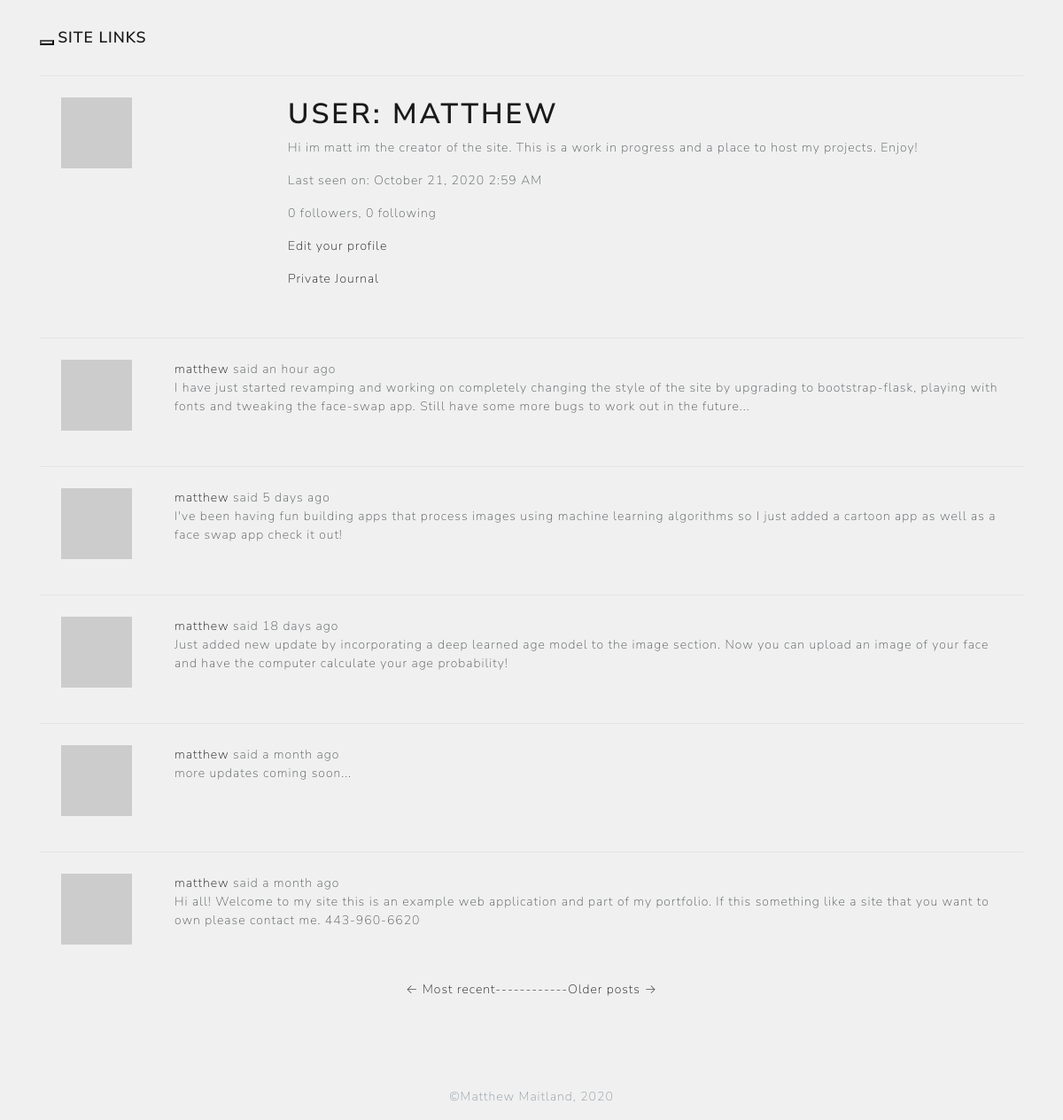
Page /user/matthew (signed in) on the earlier database version.
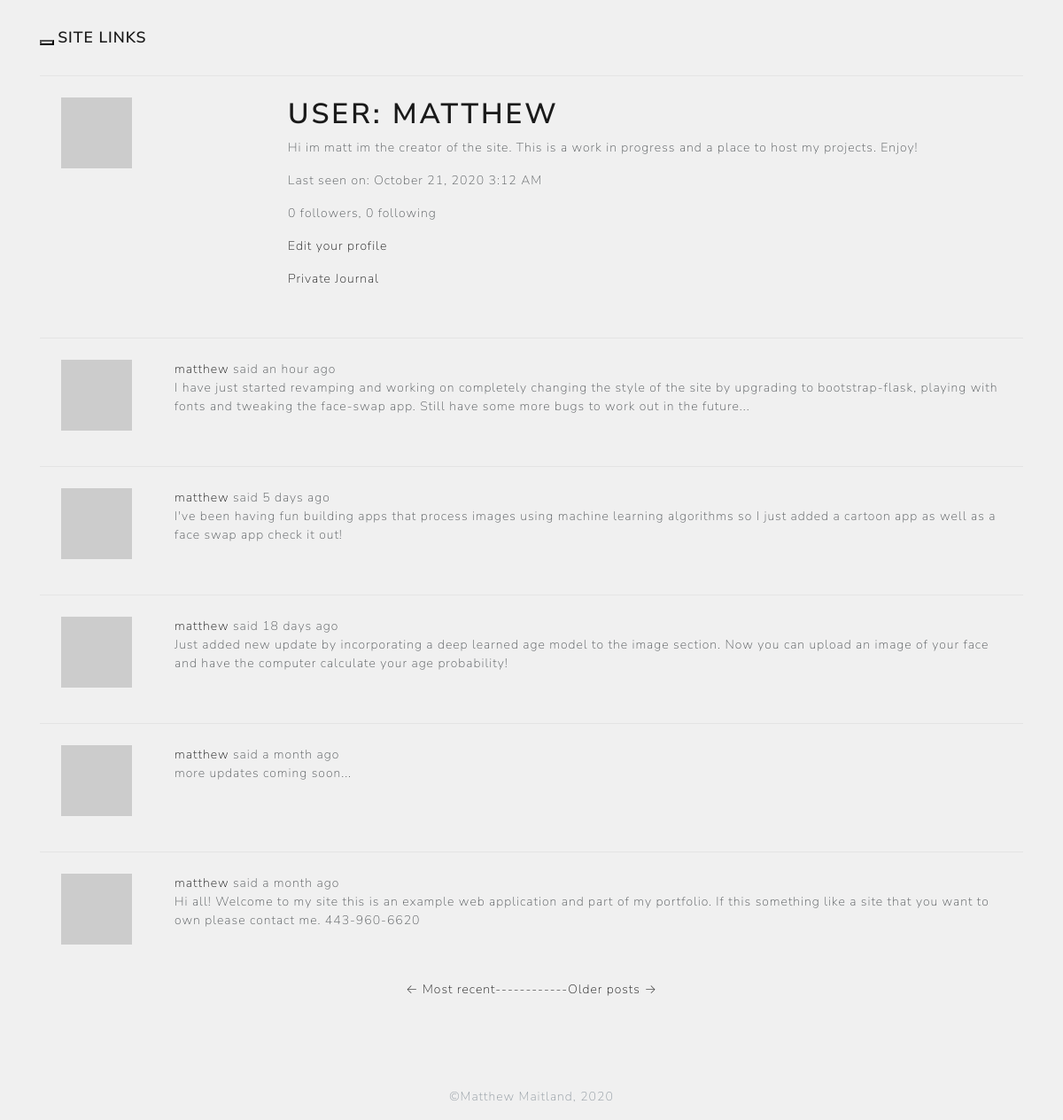
Same page on the later database version.
### app/models.py (models this page shows, shortened)
class PaginatedAPIMixin(object):
    @staticmethod
    def to_collection_dict(query, page, per_page, endpoint, **kwargs):
        resources = query.paginate(page, per_page, False)
        data = {
            'items': [item.to_dict() for item in resources.items],
            '_meta': {
                'page': page,
                'per_page': per_page,
                'total_pages': resources.pages,
                'total_items': resources.total
            },
            '_links': {
                'self': url_for(endpoint, page=page, per_page=per_page,
                                **kwargs),
                'next': url_for(endpoint, page=page + 1, per_page=per_page,
                                **kwargs) if resources.has_next else None,
                'prev': url_for(endpoint, page=page - 1, per_page=per_page,
                                **kwargs) if resources.has_prev else None
            }
        }
        return data

class User(UserMixin, PaginatedAPIMixin, db.Model):
    id = db.Column(db.Integer, primary_key=True)
    username = db.Column(db.String(64), index=True, unique=True)
    email = db.Column(db.String(120), index=True, unique=True)
    password_hash = db.Column(db.String(128))
    posts = db.relationship('Post', backref='author', lazy='dynamic')
    about_me = db.Column(db.String(140))
    journal = db.Column(db.String(500))
    last_seen = db.Column(db.DateTime, default=datetime.utcnow)
    token = db.Column(db.String(32), index=True, unique=True)
    token_expiration = db.Column(db.DateTime)
    followed = db.relationship(
        'User', secondary=followers,
        primaryjoin=(followers.c.follower_id == id),
        secondaryjoin=(followers.c.followed_id == id),
        backref=db.backref('followers', lazy='dynamic'), lazy='dynamic')
    messages_sent = db.relationship('Message',
                                    foreign_keys='Message.sender_id',
                                    backref='author', lazy='dynamic')
    messages_received = db.relationship('Message',
                                        foreign_keys='Message.recipient_id',
                                        backref='recipient', lazy='dynamic')
    last_message_read_time = db.Column(db.DateTime)
    notifications = db.relationship('Notification', backref='user',
                                    lazy='dynamic')
    tasks = db.relationship('Task', backref='user', lazy='dynamic')
    def avatar(self, size):
        digest = md5(self.email.lower().encode('utf-8')).hexdigest()
        return 'https://www.gravatar.com/avatar/{}?d=identicon&s={}'.format(
            digest, size)
    def new_messages(self):
        last_read_time = self.last_message_read_time or datetime(1900, 1, 1)
        return Message.query.filter_by(recipient=self).filter(
            Message.timestamp > last_read_time).count()
    def get_tasks_in_progress(self):
        return Task.query.filter_by(user=self, complete=False).all()

class SearchableMixin(object):
    @classmethod
    def before_commit(cls, session):
        session._changes = {
            'add': list(session.new),
            'update': list(session.dirty),
            'delete': list(session.deleted)
        }
    @classmethod
    def after_commit(cls, session):
        for obj in session._changes['add']:
            if isinstance(obj, SearchableMixin):
                add_to_index(obj.__tablename__, obj)
        for obj in session._changes['update']:
            if isinstance(obj, SearchableMixin):
                add_to_index(obj.__tablename__, obj)
        for obj in session._changes['delete']:
            if isinstance(obj, SearchableMixin):
                remove_from_index(obj.__tablename__, obj)
        session._changes = None

class Post(SearchableMixin, db.Model):
    __searchable__ = ['body']
    id = db.Column(db.Integer, primary_key=True)
    body = db.Column(db.String(140))
    timestamp = db.Column(db.DateTime, index=True, default=datetime.utcnow)
    user_id = db.Column(db.Integer, db.ForeignKey('user.id'))
    language = db.Column(db.String(5))

### app/main/views.py (the view)
@bp.route('/user/<username>')
@login_required
def user(username):
    user = User.query.filter_by(username=username).first_or_404()
    page = request.args.get('page', 1, type=int)
    posts = user.posts.order_by(Post.timestamp.desc()).paginate(
        page, current_app.config['POSTS_PER_PAGE'], False)
    next_url = url_for('main.user', username=user.username,
                       page=posts.next_num) if posts.has_next else None
    prev_url = url_for('main.user', username=user.username,
                       page=posts.prev_num) if posts.has_prev else None
    form = EmptyForm()
    return render_template('user.html', user=user, posts=posts.items,
                           next_url=next_url, prev_url=prev_url, form=form)

### app/main/views.py (called while the page is built)
@bp.before_app_request
def before_request():
    if current_user.is_authenticated:
        current_user.last_seen = datetime.utcnow()
        db.session.commit()
        g.search_form = SearchForm()
    g.locale = str(get_locale())

### app/models.py (called while the page is built)
@login.user_loader
def load_user(id):
    return User.query.get(int(id))

### app/templates/user.html (shortened to what this page needs)
{% extends "base.html" %}
{% block app_content %}
    <table class="table table-hover">
        <tr>
            <td width="256px"><img src="{{ user.avatar(256) }}"></td>
            <td>
                <h1>{{ _('User') }}: {{ user.username }}</h1>
                {% if user.about_me %}<p>{{ user.about_me }}</p>{% endif %}
                {% if user.last_seen %}
                <p>{{ _('Last seen on') }}: {{ moment(user.last_seen).format('LLL') }}</p>
                {% endif %}
                <p>{{ _('%(count)d followers', count=user.followers.count()) }}, {{ _('%(count)d following', count=user.followed.count()) }}</p>
                {% if user == current_user %}
                <p><a href="{{ url_for('main.edit_profile') }}">{{ _('Edit your profile') }}</a></p>
                <p><a href="{{ url_for('main.edit_journal') }}">{{ _('Private Journal') }}</a></p>
                {% endif %}
            </td>
        </tr>
    </table>
    {% for post in posts %}
        {% include '_post.html' %}
    {% endfor %}
    <nav aria-label="...">
        <ul class="pagination justify-content-center">
            <li class="previous{% if not prev_url %} disabled{% endif %}">
                <a href="{{ prev_url or '#' }}">
                    <span aria-hidden="true">&larr;</span> {{ _('Most recent------') }}
                </a>
            </li>
            <li class="next{% if not next_url %} disabled{% endif %}">
                <a href="{{ next_url or '#' }}">
                    {{ _('------Older posts') }} <span aria-hidden="true">&rarr;</span>
                </a>
            </li>
        </ul>
    </nav>
{% endblock %}

### app/templates/base.html (shortened to what this page needs)
{% extends 'bootstrap/base.html' %}
{% block styles %}
  <link rel="stylesheet" href="{{url_for('static', filename='lux.css')}}">
{% endblock %}
{% block navbar %}
    <nav class="navbar navbar-default">
        <div class="container">
            <div class="navbar-header">
                <button type="button" class="navbar-toggle collapsed" data-toggle="collapse" data-target="#bs-example-navbar-collapse-1" aria-expanded="false">
                </button>
                <a class="navbar-brand" href="{{ url_for('main.index') }}">Site links</a>
            </div>
        </div>
    </nav>
{% endblock %}
{% block content %}
    <div class="container">
        {% block app_content %}{% endblock %}
    </div>
{%- block footer %}
<div id="footer">
    <div class="container text-center">
      <p class="text-muted credit" style="color:#fff">&copy;Matthew Maitland, 2020</p>
    </div>
  </div>
{%- endblock footer %}
{% endblock %}

### app/templates/_post.html (shortened to what this page needs)
    <table class="table table-hover">
        <tr>
            <td width="70px">
                <a href="{{ url_for('main.user', username=post.author.username) }}">
                    <img src="{{ post.author.avatar(70) }}" />
                </a>
            </td>
            <td>
                {{ _('%(username)s said %(when)s',
                    username=user_link, when=moment(post.timestamp).fromNow()) }}
                <br>
                <span id="post{{ post.id }}">{{ post.body }}</span>
            </td>
        </tr>
    </table>

Differences in the rows shown:
changed User "MATTHEW": last_seen "October 21, 2020 2:59 AM" → "October 21, 2020 3:12 AM"
